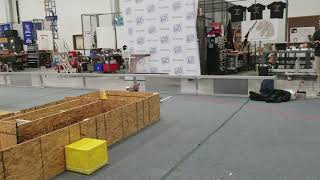
#> input picture pics/cube_distance.jpg, 320 x 180 px
$ python edge.py
#> lines starting #> are read from the running program, lines starting #| are printed output that depends on the picture; after the words box and inside, x2 and y2 are one past the last pixel; in counts of white or black regions, pixels touching at a corner belong together
#!/usr/bin/env python

'''
This sample demonstrates Canny edge detection.

Usage:
  edge.py [<video source>]

  Trackbars control edge thresholds.

'''

# Python 2/3 compatibility
from __future__ import print_function

import cv2 as cv
import numpy as np

# relative module
#import video

# built-in module
import sys


if __name__ == '__main__':
    print(__doc__)

    try:
        fn = sys.argv[1]
    except:
        fn = 0

    def nothing(*arg):
        pass

    cv.namedWindow('edge')
    cv.createTrackbar('thrs1', 'edge', 2000, 5000, nothing)
    cv.createTrackbar('thrs2', 'edge', 4000, 5000, nothing)

    # cap = video.create_capture(fn)
    while True:
        # flag, img = cap.read()
        img = cv.imread("pics/cube_distance.jpg")
#> img is the input picture: shape (180, 320, 3); mean B, G, R 115.3, 127, 133.4
        gray = cv.cvtColor(img, cv.COLOR_BGR2GRAY)
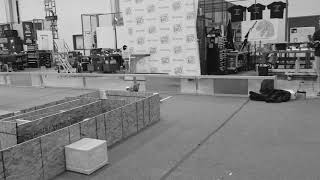
#> gray: shape (180, 320); min 0, max 243, mean 127.6
        thrs1 = cv.getTrackbarPos('thrs1', 'edge')
        thrs2 = cv.getTrackbarPos('thrs2', 'edge')
        edge = cv.Canny(gray, thrs1, thrs2, apertureSize=5)
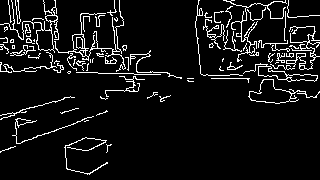
#> edge: shape (180, 320); 7.6% white in thin lines or dots
        vis = img.copy()
        vis = np.uint8(vis/2.)
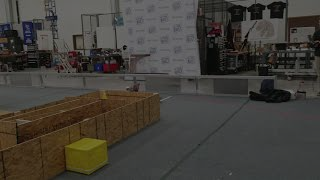
#> vis: shape (180, 320, 3); mean B, G, R 57.4, 63.2, 66.4
        vis[edge != 0] = (0, 255, 0)
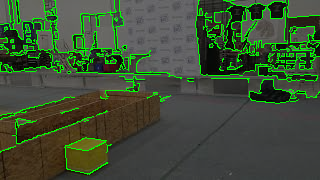
#> vis: shape (180, 320, 3); 7.64% of pixels changed, all inside (x1, y1, x2, y2) = (0, 0, 320, 175)
        cv.imshow('edge', vis)
        ch = cv.waitKey(5)
#> (key Esc is pressed here)
        if ch == 27:
            break
    cv.destroyAllWindows()

$ run again, with pics/7049_xlarge.jpg copied over pics/cube_distance.jpg
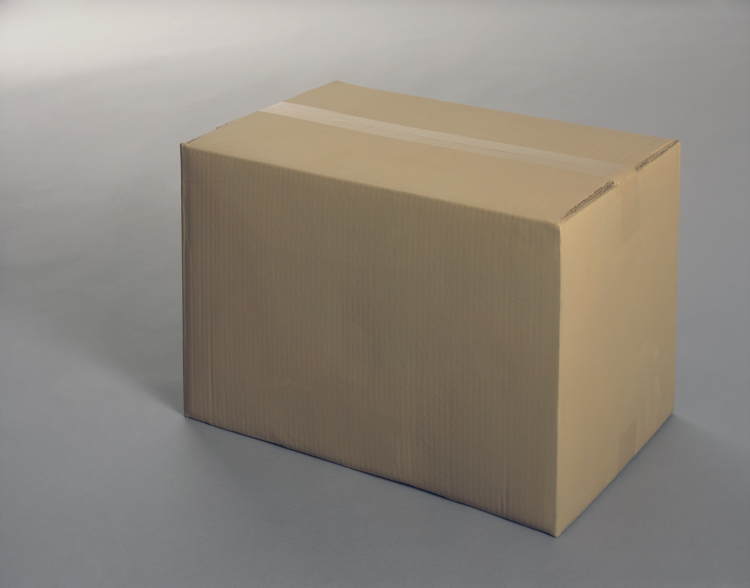
#> input picture pics/7049_xlarge.jpg, 1500 x 1176 px (shown at 1/2 size)
#> img is the input picture: shape (1176, 1500, 3); mean B, G, R 124.3, 134, 141.2
#> `edge = cv.Canny(gray, thrs1, thrs2, apertureSize=5)`:
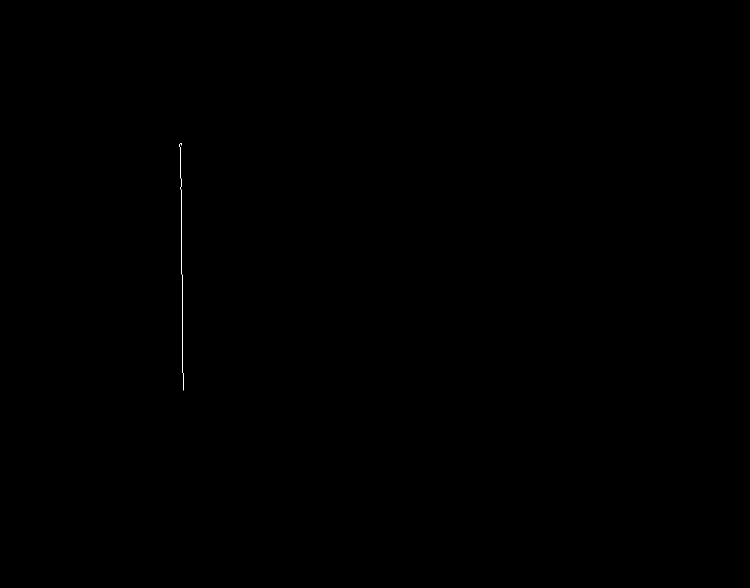
#> edge: shape (1176, 1500) (shown at 1/2 size); 0.03% white in thin lines or dots, all inside (x1, y1, x2, y2) = (359, 286, 367, 781)
#> `vis = np.uint8(vis/2.)`:
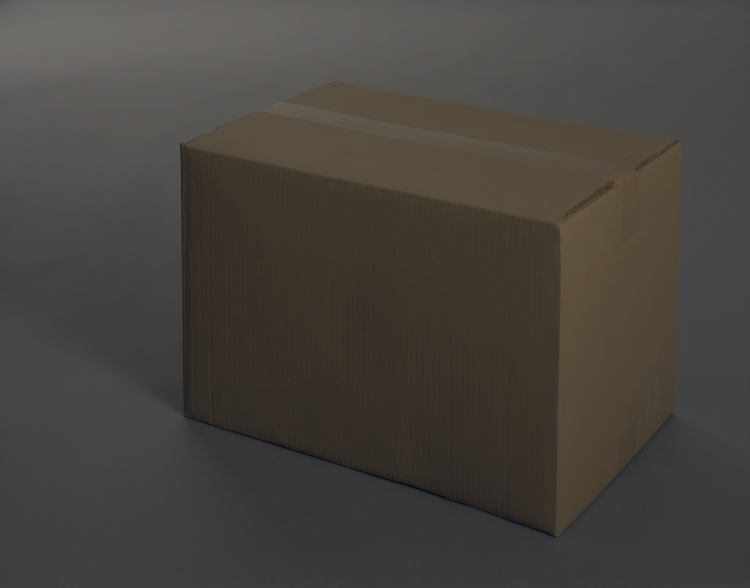
#> vis: shape (1176, 1500, 3) (shown at 1/2 size); mean B, G, R 61.9, 66.7, 70.4

$ run again, with pics/Blue Grid 2.JPG copied over pics/cube_distance.jpg
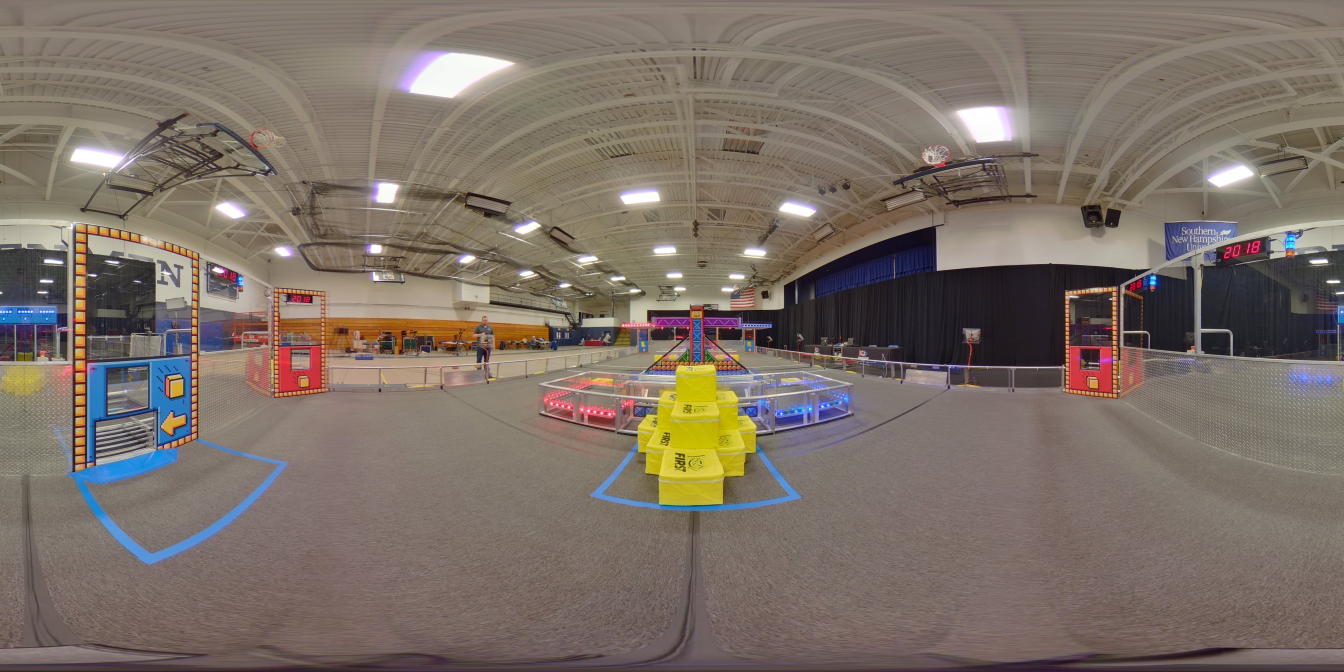
#> input picture pics/Blue Grid 2.JPG, 5376 x 2688 px (shown at 1/4 size)
#> img is the input picture: shape (2688, 5376, 3); mean B, G, R 102.9, 111.9, 123.9
#> `edge = cv.Canny(gray, thrs1, thrs2, apertureSize=5)`:
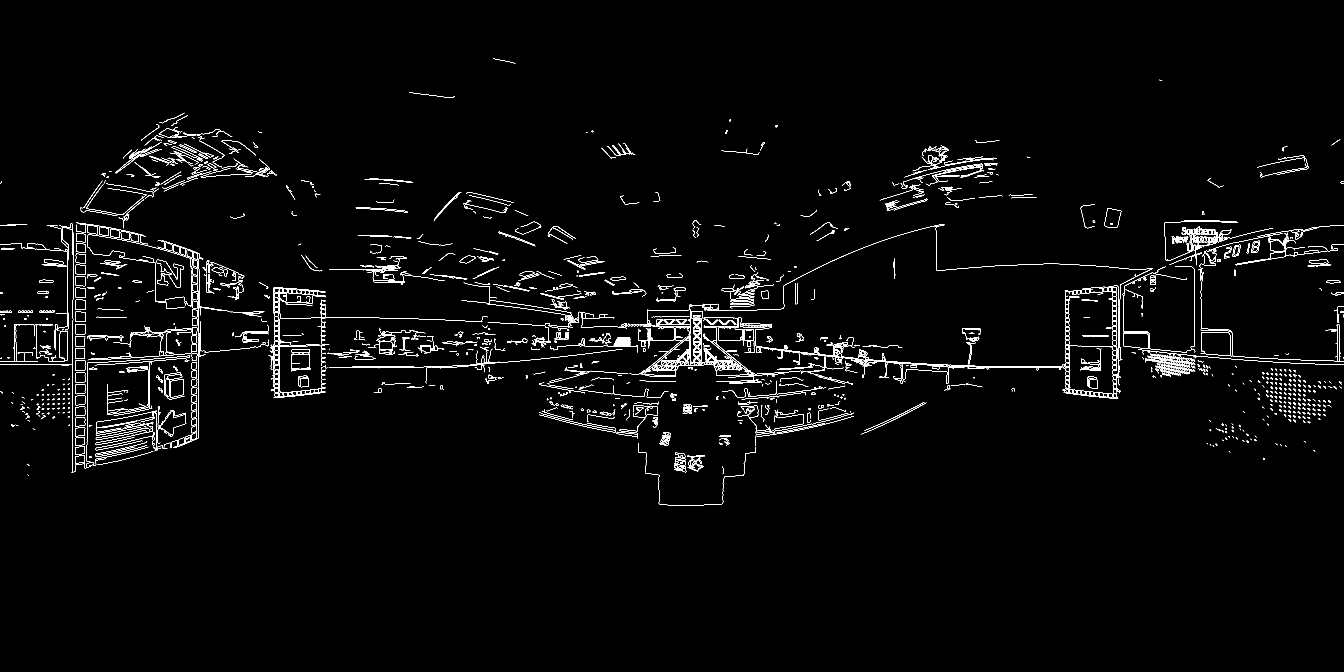
#> edge: shape (2688, 5376) (shown at 1/4 size); 1.1% white in thin lines or dots, all inside (x1, y1, x2, y2) = (0, 234, 5376, 2023)
#> `vis[edge != 0] = (0, 255, 0)`:
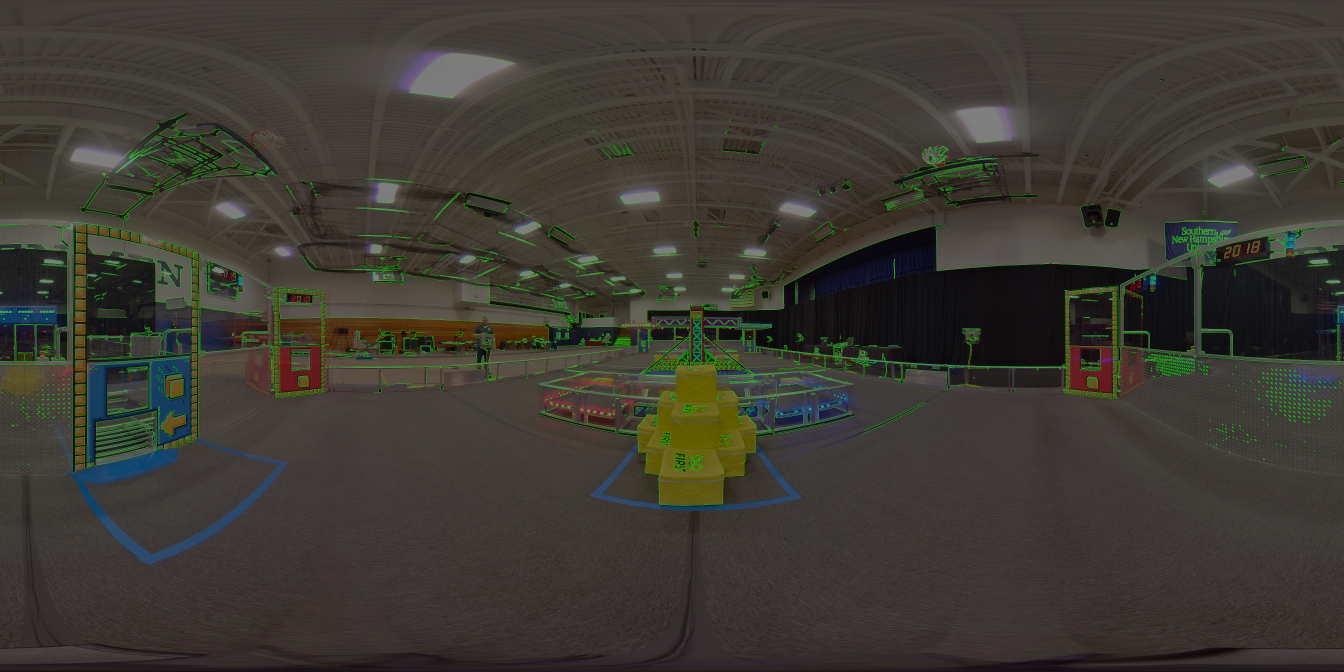
#> vis: shape (2688, 5376, 3) (shown at 1/4 size); mean B, G, R 50.6, 58, 61
